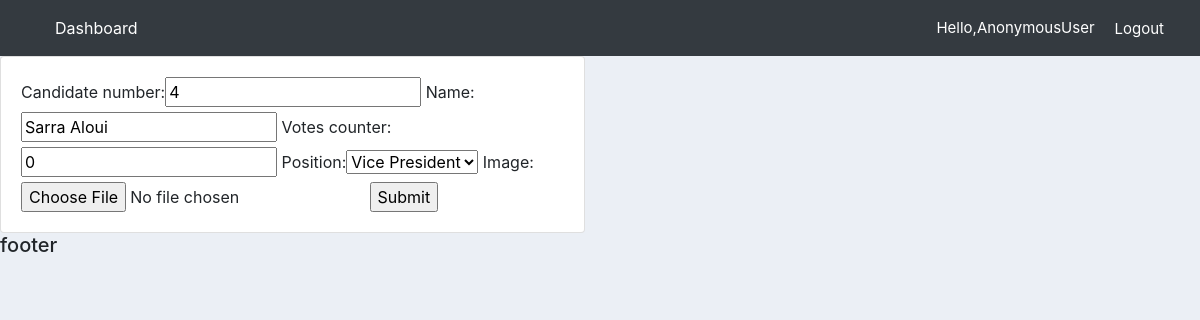
The app's page /update_candidate/8 with its own data.
### vote/models.py (models this page shows, shortened)
class Candidate(models.Model):
    candidate_number = models.IntegerField(null=True)
    name = models.CharField(max_length=64)
    votes_counter = models.IntegerField(default=0)
    position = models.ForeignKey(Position, null=True, on_delete= models.SET_NULL)
    image = models.ImageField(null=True, blank=True)

### vote/views.py (the view)
# urls.py: path("update_candidate/<str:pk>", views.update_Candidate, name = "update_candidate"),
def update_Candidate(request,pk):
    candidate = Candidate.objects.get(id=pk)
    form = CandidateForm(instance=candidate)
    if request.method == "POST":
        form = CandidateForm(request.POST,instance=candidate)
        if form.is_valid():
            form.save()
            return redirect('/candidates_list')
    context = {'form':form}
    return render(request, "home/candidate_form.html", context)

### vote/forms.py
class CandidateForm(ModelForm):
    class Meta:
        model = Candidate
        fields = '__all__'

### vote/models.py (called while the page is built)
    def __str__(self):
        return f"{self.position_name}"

### vote/templates/home/candidate_form.html (shortened to what this page needs)
{% extends 'home/index.html' %}
{% load static %}
{% block content %}
<div class="row">
	<div class="col-md-6">
		<div class="card card-body">
            <form action="" method="POST">
                 {{form}}
            <input type="submit" name="Submit">
            </form>
        </div>
    </div>
</div>
{% endblock %}

### vote/templates/home/index.html (style rules this page uses)
body { background-color: #ebeff5; }

### records on screen
Candidate: candidate_number "4", name "Sarra Aloui", votes_counter "0", position "Vice President"

### other values on screen
{{ request.user }} "AnonymousUser"
